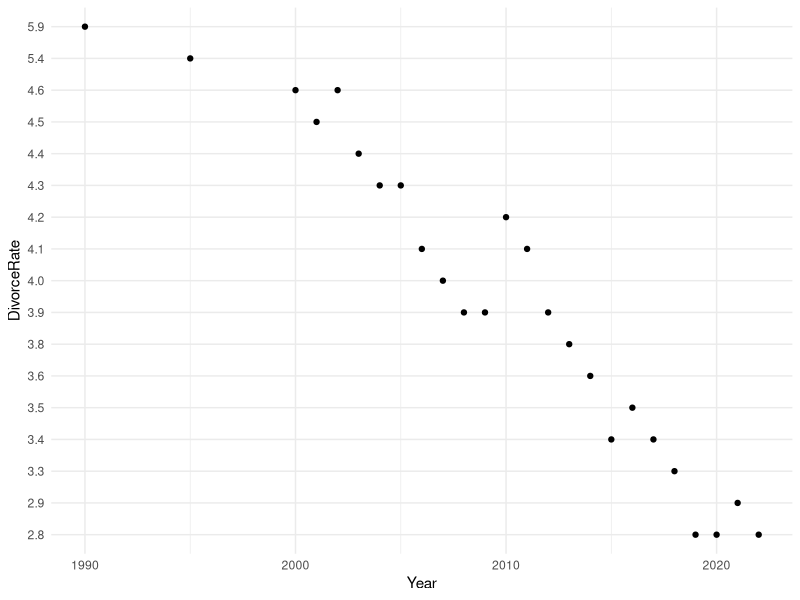
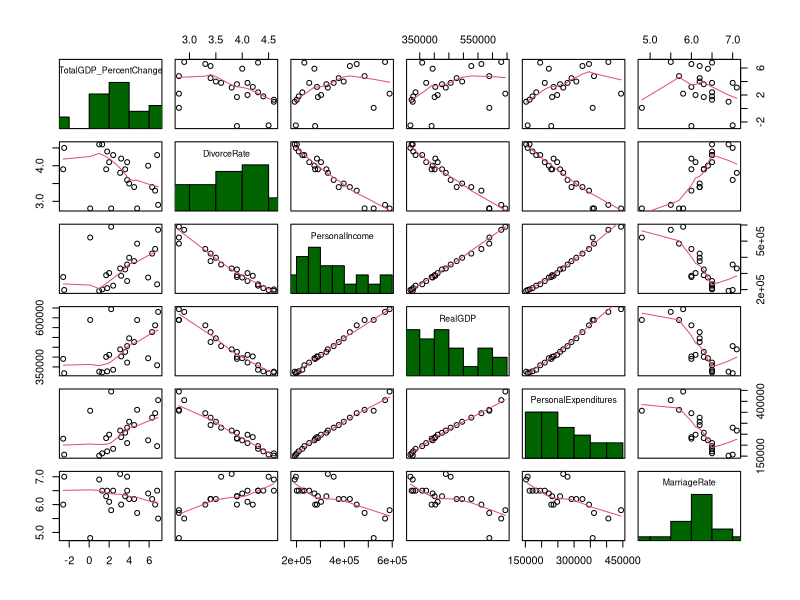
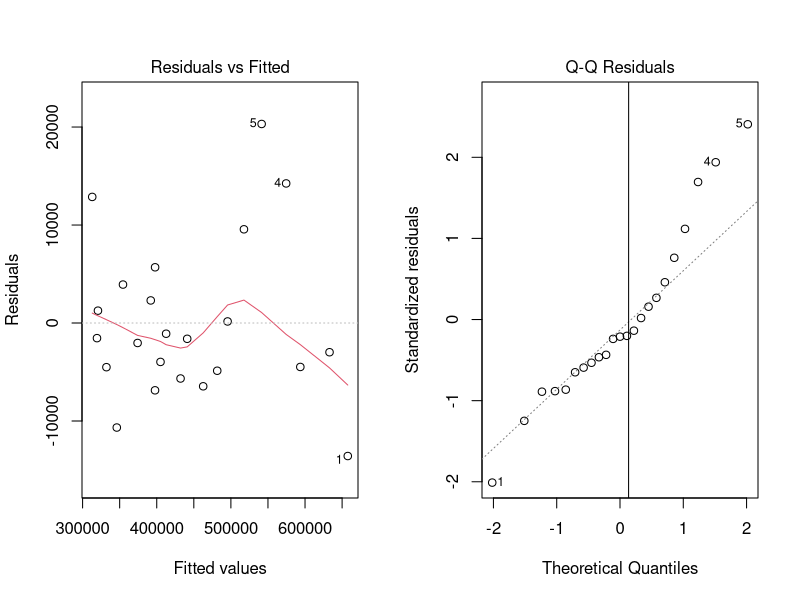

The R script that drew these images, in order:

##read files
divorce <- read.csv("divorce_rates.csv")
head(divorce)
washington <- divorce[49,1:26]

##need to unpivot data to pull divorce rates and year in 2 different columns
library(tidyverse)

washington <- washington[,] %>%
  mutate(across(everything(), as.character))

wa_long <- washington %>%
  pivot_longer(
    cols = starts_with("X"), 
    names_to = "Year",        
    values_to = "DivorceRate" 
  ) %>%
  mutate(Year = as.integer(str_remove(Year, "X")))

wa_long <- wa_long[2:26,]

ggplot(data = wa_long, aes(x=Year, y=DivorceRate)) +
  geom_point()+
  theme_minimal()


GDP_percentage <- read.csv("WA_GDP.csv")

WA_total_GDP_perc <- GDP_percentage[1,9:34]

WA_GDP_long_perc <- WA_total_GDP_perc %>%
  pivot_longer(
    cols = starts_with("X"), 
    names_to = "Year",        
    values_to = "TotalGDP_PercentChange" 
  ) %>%
  mutate(Year = as.integer(str_remove(Year, "X")))

WA_expense <- read.csv("SASUMMARY_WA_1998_2023.csv")

WA_expense <- WA_expense[,] %>%
  mutate(across(everything(), as.character))

personal_income <- WA_expense[5,9:34]

pi_long <- personal_income %>%
  pivot_longer(
    cols = starts_with("X"), 
    names_to = "Year",        
    values_to = "PersonalIncome" 
  ) %>%
  mutate(Year = as.integer(str_remove(Year, "X")))

RealGDP <- WA_expense[1,9:34]

rgdp_long <- RealGDP %>%
  pivot_longer(
    cols = starts_with("X"), 
    names_to = "Year",        
    values_to = "RealGDP" 
  ) %>%
  mutate(Year = as.integer(str_remove(Year, "X")))

Expenditures <- WA_expense[7,9:34]

expenditures_long <- Expenditures %>%
  pivot_longer(
    cols = starts_with("X"), 
    names_to = "Year",        
    values_to = "PersonalExpenditures" 
  ) %>%
  mutate(Year = as.integer(str_remove(Year, "X")))

marriages <- read.csv("marriage_rates.csv")
wa_marriage <- marriages[48,2:26]

wa_marriage <- wa_marriage[,] %>%
  mutate(across(everything(), as.character))


wa_long_mar <- wa_marriage %>%
  pivot_longer(
    cols = starts_with("X"), 
    names_to = "Year",        
    values_to = "MarriageRate" 
  ) %>%
  mutate(Year = as.integer(str_remove(Year, "X")))

wa_long_mar <- wa_long_mar[1:26,]

wa_combined <- wa_long %>%
  left_join(WA_GDP_long_perc, by = "Year") %>%
  left_join(pi_long, by = "Year") %>%
  left_join(rgdp_long, by = "Year") %>%
  left_join(expenditures_long, by = "Year") %>%
  left_join(wa_long_mar, by = "Year")

wa_combined <- wa_combined %>%
  mutate(across(c(DivorceRate, TotalGDP_PercentChange, PersonalIncome, 
                  RealGDP, PersonalExpenditures, MarriageRate), as.numeric))

wa_combined <-wa_combined[1:23,]

### MALIA'S CODE STARTS HERE ###

## pairs to compare ints
panel.hist <- function(x){
  usr <- par("usr")
  par(usr = c(usr[1:2], 0, 1.5) )
  h <- hist(x, plot = FALSE)
  breaks <- h$breaks; nB <- length(breaks)
  y <- h$counts; y <- y/max(y)
  rect(breaks[-nB], 0, breaks[-1], y, col = "darkgreen",)
}

pairs(x = wa_combined[, c("TotalGDP_PercentChange",
                          "DivorceRate",
                          "PersonalIncome",
                          "RealGDP",
                          "PersonalExpenditures",
                          "MarriageRate")],
      panel = panel.smooth,
      diag.panel = panel.hist)


## MODEL 2c
model2c <- lm(RealGDP~MarriageRate+DivorceRate+PersonalIncome+PersonalExpenditures,
            data=wa_combined)
summary(model2c)

par(mfrow = c(1, 2))
plot(model2c, which=1)
plot(model2c, which =2)
qqline(resid(model2c))

